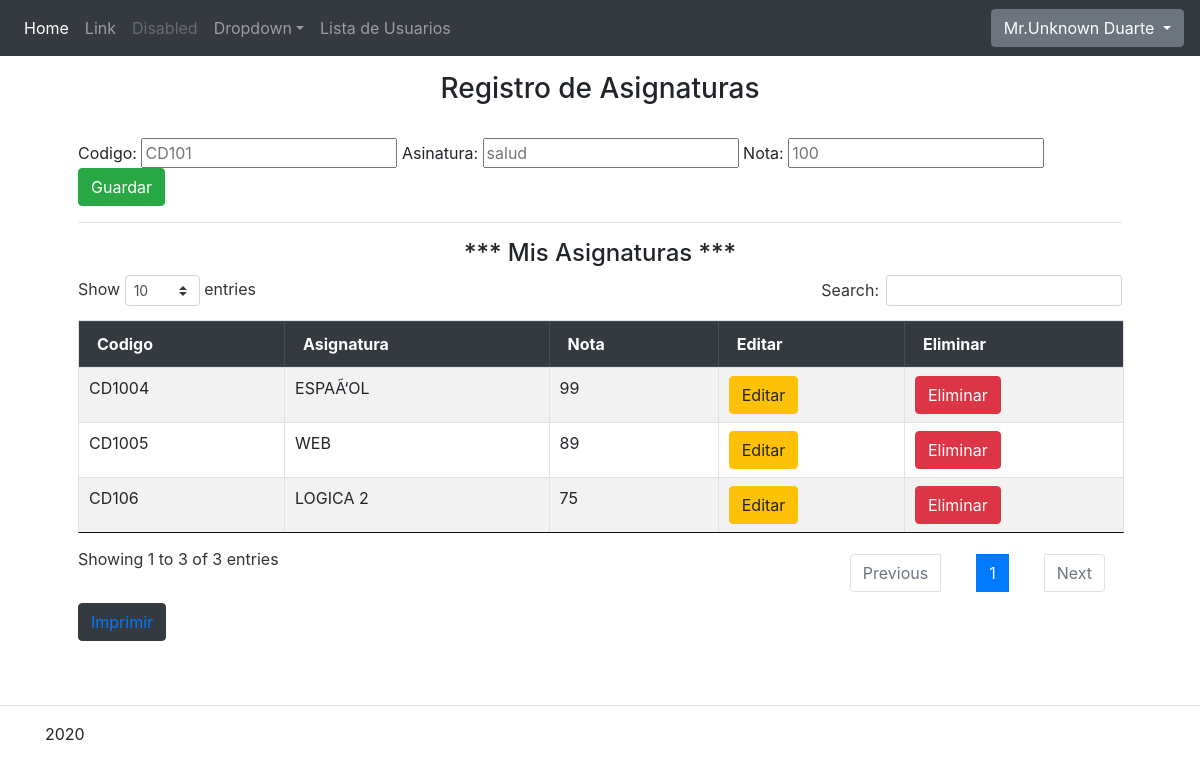
The app's page /admin.php (signed in) with its own data.
### tables this page shows
CREATE TABLE `usuarios` (
  `IdUsuario` int(11) NOT NULL AUTO_INCREMENT,
  `NombreU` varchar(20) NOT NULL,
  `PasswordU` text NOT NULL,
  `IdAlumno` int(11) NOT NULL,
  `IdTipoUsuario` int(11) NOT NULL,
  PRIMARY KEY (`IdUsuario`)
);

CREATE TABLE `alumno` (
  `IdAlumno` int(11) NOT NULL AUTO_INCREMENT,
  `NombreA` varchar(70) NOT NULL,
  `TelefonoA` varchar(12) NOT NULL,
  `GeneroA` varchar(12) NOT NULL,
  `CorreoA` varchar(40) NOT NULL,
  PRIMARY KEY (`IdAlumno`)
);

CREATE TABLE `asignaturas` (
  `id` int(11) NOT NULL AUTO_INCREMENT,
  `codigoAsignatura` varchar(25) NOT NULL,
  `nombreAsignatura` varchar(40) NOT NULL,
  `nota` int(11) NOT NULL,
  `IdAlumno` int(11) DEFAULT NULL,
  PRIMARY KEY (`id`)
);

### admin.php (the view, shortened to what this page needs)
<?php
    include ('conexion/conexion_db.php');
    $iduser = $_SESSION['id_usuario'];
    $sql="SELECT u.Idusuario, a.NombreA FROM usuarios AS u INNER JOIN alumno A ON u.IdAlumno = a.IdAlumno
                 WHERE u.Idusuario = '$iduser'";
    $resultado = $conn->query($sql);
    $row = $resultado->fetch_assoc();
    $vermaterias = "SELECT u.Idusuario, m.id, m.codigoAsignatura, m.nombreAsignatura, m.nota
                    FROM usuarios AS u INNER JOIN asignaturas AS m ON u.Idusuario = m.IdAlumno
                    WHERE u.Idusuario = '$iduser'";
    $resulmaterias = $conn->query($vermaterias);
?>
    <?php include 'inc/head.php'; ?>
<nav class="navbar navbar-expand-md navbar-dark fixed-top bg-dark">
    <div class="collapse navbar-collapse" id="navbarsExampleDefault">
        <ul class="navbar-nav mr-auto">
            <li class="nav-item active">
                <a class="nav-link" href="jumbotron.htm#">Home <span class="sr-only">(current)</span></a>
            </li>
            <li class="nav-item">
                <a class="nav-link" href="jumbotron.htm#">Link</a>
            </li>
            <li class="nav-item">
                <a class="nav-link disabled" href="jumbotron.htm#">Disabled</a>
            </li>
            <li class="nav-item dropdown">
                <a class="nav-link dropdown-toggle" href="jumbotron.htm#" id="dropdown01" data-toggle="dropdown" aria-haspopup="true" aria-expanded="false">Dropdown</a>
            </li>
            <?php
                if ($_SESSION['tipo_usuario']==1) {
            ?>
                <li class="nav-item">
                    <a class="nav-link" href="listaUser.php">Lista de Usuarios</a>
                </li>
            <?php } ?>
        </ul>
    </div>
    <div class="dropdown">
        <button class="btn btn-secondary dropdown-toggle" type="button" id="dropdownMenuButton" data-toggle="dropdown" aria-haspopup="true" aria-expanded="false">
            <?php echo $row['NombreA']; ?>
        </button>
    </div>
</nav>
<div class="container p-lg-5" >
    <h3 align="center" class="p-4">Registro de Asignaturas</h3>
    <form action="<?php $_SERVER["PHP_SELF"] ?>" method="post">
        Codigo: <input type="text" name="cod" placeholder="CD101" required>
        Asinatura: <input type="text" name="asignatura" placeholder="salud" required>
        Nota: <input type="number" name="nota" placeholder="100" required>
        <input type="submit" value="Guardar" name="guardar" class="btn btn-success">
    </form>
    <hr>
    <h4 align="center"> *** Mis Asignaturas *** </h4>
    <table class="table table-bordered table-striped table-hover" id="example" cellpadding="0" width="100%">
        <thead class="thead-dark">
            <tr>
                <th>Codigo</th>
                <th>Asignatura</th>
                <th>Nota</th>
                <th>Editar</th>
                <th>Eliminar</th>
            </tr>
        </thead>
        <tbody>
                <?php
                    while ($regmaterias = $resulmaterias->fetch_array(MYSQLI_BOTH)) {
                        echo '<tr>
                                    <td>'.$regmaterias['codigoAsignatura'].'</td>
                                    <td>'.$regmaterias['nombreAsignatura'].'</td>
                                    <td>'.$regmaterias['nota'].'</td>
                                    <td><a href="editarAsignatura.php?id='.$regmaterias['id'].'" class="btn btn-warning">Editar</a></td>
                                    <td><a href="deleteAsignatura.php?id='.$regmaterias['id'].'" class="btn btn-danger">Eliminar</a></td>
                                </tr>';
                    }
                ?>
        </tbody>
    </table>
    <div class="btn btn-dark">
        <a href="ReportePDF.php" target="_blank">Imprimir</a>
    </div>
</div>
<?php include 'inc/footer.php'; ?>

### inc/head.php (shortened to what this page needs)
<!doctype html>
<html lang="en">
<head>
    <link rel="stylesheet" href="css/jquery.dataTables.min.css">
    <link rel="stylesheet" href="css/dataTables.bootstrap.min.css">
    <link rel="stylesheet" href="css/bootstrap.min.css">
    <link href="css/bootstrap.min.css" rel="stylesheet" >
</head>
<body>

### inc/footer.php (shortened to what this page needs)
    <hr>
    <footer class="container">
        <p><?php echo date('Y'); ?></p>
    </footer>
</body>
</html>

### records on screen
usuarios: IdAlumno.NombreA "Mr.Unknown Duarte", asignaturas.codigoAsignatura "CD1004", asignaturas.nombreAsignatura "ESPAÃ‘OL", asignaturas.nota "99", asignaturas.codigoAsignatura "CD1005", asignaturas.nombreAsignatura "WEB", asignaturas.nota "89", asignaturas.codigoAsignatura "CD106", asignaturas.nombreAsignatura "LOGICA 2", asignaturas.nota "75"
